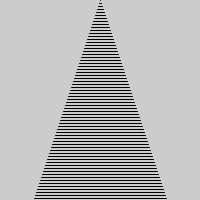
Frame 1 (no input)
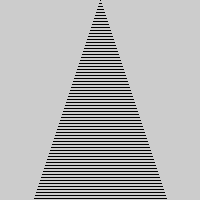
Frame 60 (the mouse pressed at the canvas centre just before this capture)
Frame 120 (the mouse held since frame 60 and released just before this capture): identical to frame 60, image omitted

The Processing sketch that drew these frames (run headless with seeded random() and noise(); from frame 60 on, the mouse is pressed at the canvas centre):

// Processing sketch: processing_15119
// ── processing_15119.pde

void setup() {
size(200,200);
}

void draw()  {
for(int a=0; a<200; a=a+3) {
     line(100-a/3,a,100+a/3,a);
 }
}               
